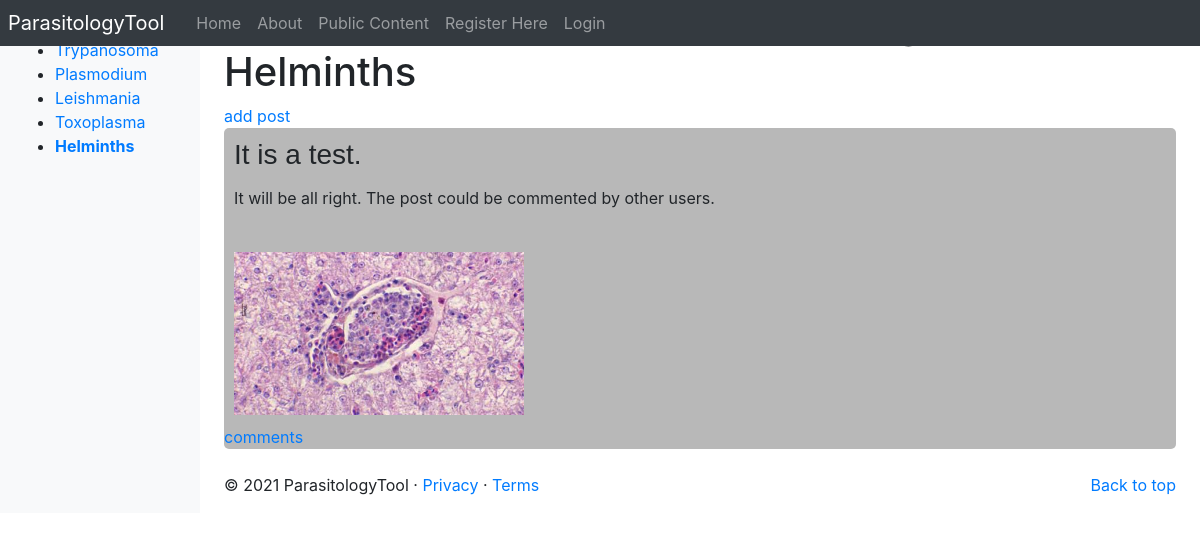
The page /parasitologyTool/clinical_portal/8/ on the database as committed earlier.
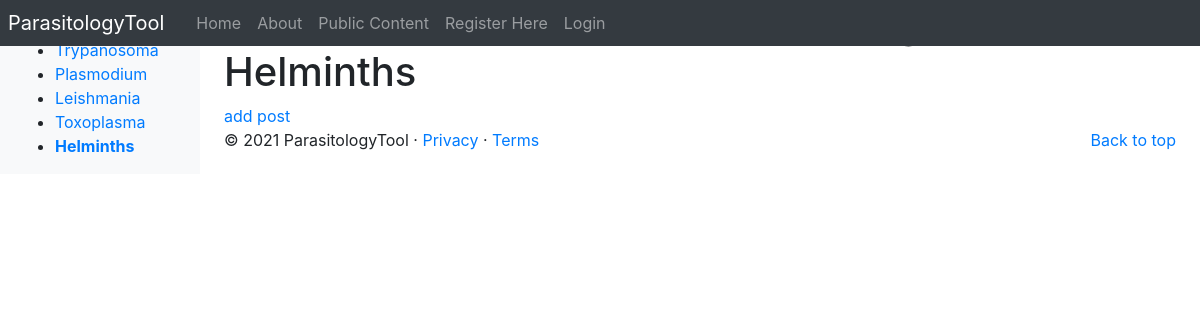
The same page on the database as committed later.
### parasitologyTool/models.py (models this page shows, shortened)
class Parasite(models.Model):
	NAME_MAX_LENGTH = 128
	name = models.CharField(max_length=NAME_MAX_LENGTH, unique=True)
	views = models.IntegerField(default=0)
	picture = models.ImageField(upload_to='parasite_pic')
	intro = models.CharField(max_length=3000)

class Post(models.Model):
	title = models.CharField(max_length=100)
	content = models.TextField()
	parasite = models.ForeignKey(Parasite, on_delete=models.CASCADE, default=None)
	image = models.ImageField(upload_to='clinical_pictures', default=None)

### parasitologyTool/views.py (the view)
# urls.py: path('clinical_portal/<int:parasite_id>/', views.clinical_parasite_page, name = 'clinical_parasite_page'),
def clinical_parasite_page(request, parasite_id):
    context_dict = {}
    try:
        parasite = Parasite.objects.get(id=parasite_id)
        posts = reversed(parasite.post_set.all())
    except Parasite.DoesNotExist:
        return not_found(request)
    context_dict['parasite'] = parasite
    context_dict['posts'] = posts
    return render(request, 'parasitologyTool/clinical_parasite_page.html', context=context_dict)

### parasitologyTool/templatetags/parasitologyTool_template_tags.py (called while the page is built)
@register.inclusion_tag('parasitologyTool/parasite_list.html')
def get_parasite_list(current_category=None):
	return {'parasites': Parasite.objects.all(),
	        'current_category':current_category}

### templates/parasitologyTool/clinical_parasite_page.html (shortened to what this page needs)
{% extends 'parasitologyTool/base.html' %}
{% load static %}
{% block body_block %}
	<link rel="stylesheet" href="{% static 'css/posts.css' %}">
	<h1>Welcome to the Clinical Parasite Page for {{ parasite.name }}</h1>
	<div>
		<a href="{% url 'parasitologyTool:add_post' parasite.id %}">add post</a>
	</div>
	<div>
		{% for post in posts %}
			<div id="post">
				<h3>{{ post.title }}</h3>
				<p>{{ post.content|linebreaks|urlize }}</p>
				{% if post.image %}
					<a href="{{ MEDIA_URL }}{{ post.image }}"><img src="{{ MEDIA_URL }}{{ post.image }}" width="300px"></a>
				{% endif %}
				<br>
				<a href="{% url 'parasitologyTool:clinical_post_page' parasite.id post.id %}">comments</a>
			</div>
		{% endfor %}
	</div>
{% endblock %}

### templates/parasitologyTool/parasite_list.html
{% if parasites %}
    <ul>
    {% for p in parasites %}
        {% if p == current_category %}
            <li><strong><a href="{% url 'parasitologyTool:goto' %}?parasite_id={{ p.id }}">{{ p.name }}</a></strong></li>
        {% else %}
            <li><a href="{% url 'parasitologyTool:goto' %}?parasite_id={{ p.id }}">{{ p.name }}</a></li>
        {% endif %}
    {% endfor %}
    </ul>
{% else %}
    <strong>No parasites</strong>
{% endif %}

Rows that differ between the two databases and show on the page:
removed Post: title "It is a test.", content "It will be all right. The post could be commented by other users.", image (picture)
